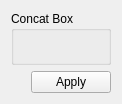
<?xml version="1.0" encoding="UTF-8"?>
<ui version="4.0">
 <class>Form</class>
 <widget class="QWidget" name="Form">
  <property name="geometry">
   <rect>
    <x>0</x>
    <y>0</y>
    <width>122</width>
    <height>97</height>
   </rect>
  </property>
  <property name="windowTitle">
   <string>Form</string>
  </property>
  <layout class="QVBoxLayout" name="verticalLayout" stretch="1,0">
   <item>
    <widget class="QGroupBox" name="concatGroupBox">
     <property name="title">
      <string>Concat Box</string>
     </property>
     <layout class="QFormLayout" name="concatBoxLayout">
      <property name="topMargin">
       <number>22</number>
      </property>
     </layout>
    </widget>
   </item>
   <item>
    <widget class="QWidget" name="widget" native="true">
     <layout class="QHBoxLayout" name="horizontalLayout">
      <property name="leftMargin">
       <number>0</number>
      </property>
      <property name="topMargin">
       <number>0</number>
      </property>
      <property name="rightMargin">
       <number>0</number>
      </property>
      <property name="bottomMargin">
       <number>0</number>
      </property>
      <item>
       <spacer name="horizontalSpacer">
        <property name="orientation">
         <enum>Qt::Horizontal</enum>
        </property>
        <property name="sizeHint" stdset="0">
         <size>
          <width>8</width>
          <height>20</height>
         </size>
        </property>
       </spacer>
      </item>
      <item>
       <widget class="QPushButton" name="applyBtn">
        <property name="text">
         <string>Apply</string>
        </property>
       </widget>
      </item>
     </layout>
    </widget>
   </item>
  </layout>
 </widget>
 <resources/>
 <connections/>
</ui>
